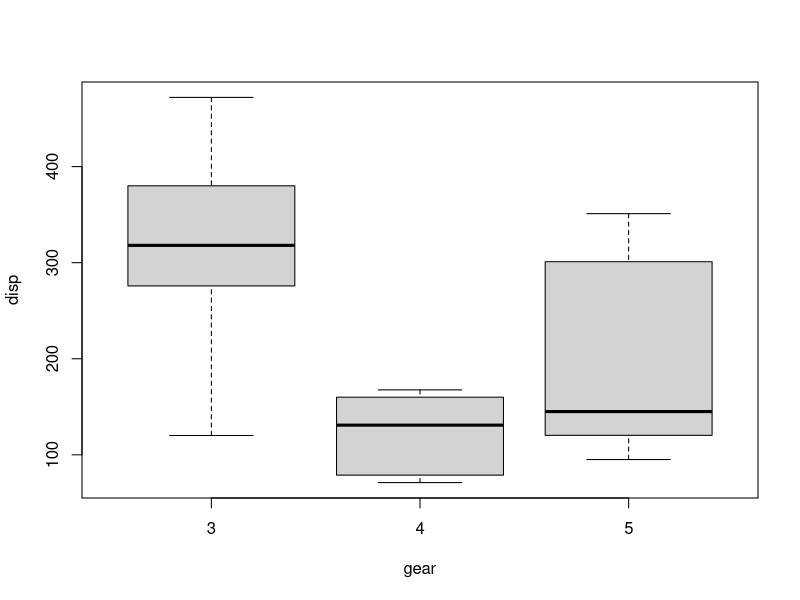
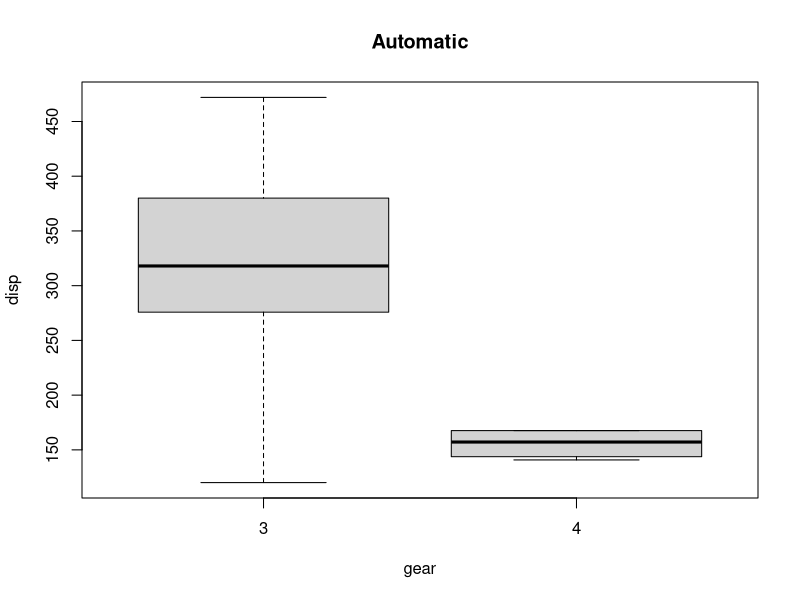
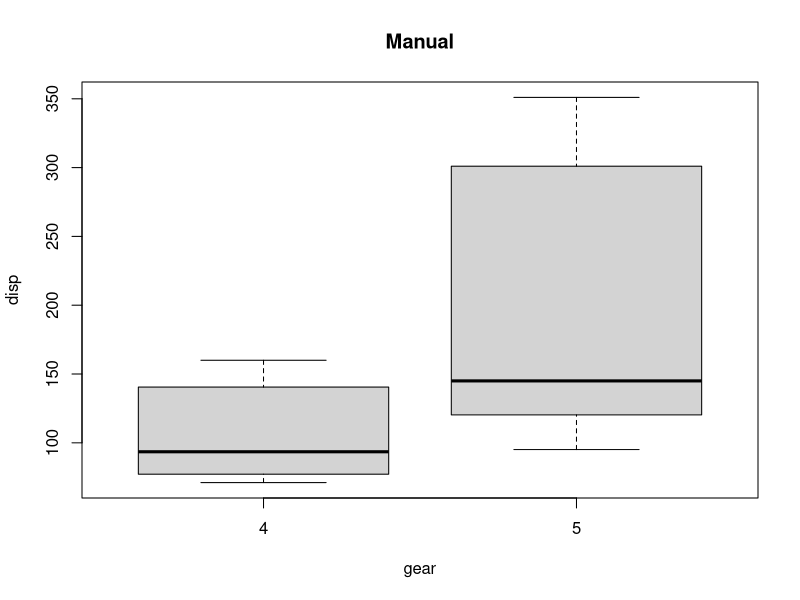

The R script that drew these images, in order:
# Installing the package
install.packages("dplyr")

# Loading the package
library(dplyr)

# Variance in mean within group and between group
boxplot(mtcars$disp~factor(mtcars$gear),
        xlab = "gear", ylab = "disp")

# Step 1: Setup Null Hypothesis and Alternate Hypothesis
# H0 = mu = mu01 = mu02(There is no difference
# between average displacement for different gear)
# H1 = Not all means are equal

# Step 2: Calculate test statistics using aov function
mtcars_aov <- aov(mtcars$disp~factor(mtcars$gear))
summary(mtcars_aov)

# Step 3: Calculate F-Critical Value
# For 0.05 Significant value, critical value = alpha = 0.05

# Step 4: Compare test statistics with F-Critical value
# and conclude test p < alpha, Reject Null Hypothesis


#2 way anova
# Installing the package
install.packages(dplyr)

# Loading the package
library(dplyr)

# Variance in mean within group and between group
boxplot(mtcars$disp~mtcars$gear, subset = (mtcars$am == 0), 
        xlab = "gear", ylab = "disp", main = "Automatic")
boxplot(mtcars$disp~mtcars$gear, subset = (mtcars$am == 1),
        xlab = "gear", ylab = "disp", main = "Manual")

# Step 1: Setup Null Hypothesis and Alternate Hypothesis
# H0 = mu0 = mu01 = mu02(There is no difference between
# average displacement for different gear)
# H1 = Not all means are equal

# Step 2: Calculate test statistics using aov function
mtcars_aov2 <- aov(mtcars$disp~factor(mtcars$gear) * 
                     factor(mtcars$am))
summary(mtcars_aov2)

# Step 3: Calculate F-Critical Value
# For 0.05 Significant value, critical value = alpha = 0.05

# Step 4: Compare test statistics with F-Critical value 
# and conclude test p < alpha, Reject Null Hypothesis
